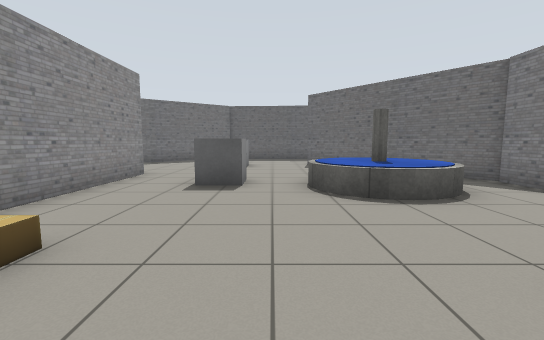
View 1 (above)

17 first-person views from a walk through a world built for the Gazebo simulator. The camera is 0.94 m above the floor, tilts 6° down and sees 90° across. The floor is counted in squares, 1 m on a side. Each view is taken from the middle of a square. On the plan, view 1 faces up. The plan holds only what a view shows up to about 11 squares ahead; the rest is blank. Robots are left out. Simple patterns stand in for the simulator's built-in surfaces. Some stock models are drawn as simple stand-ins. Some surface patterns are stand-ins.

View 2
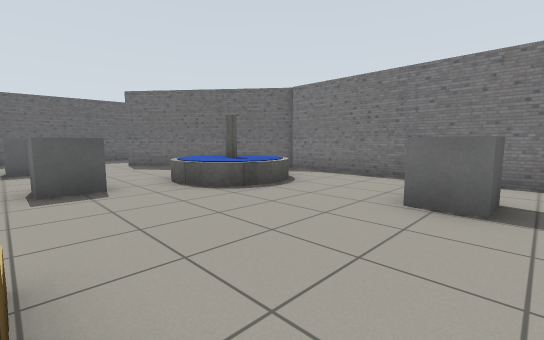

View 3
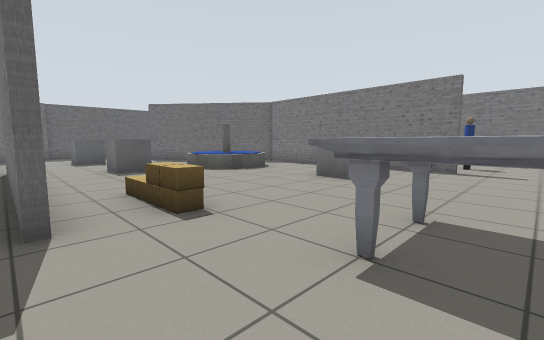

View 4
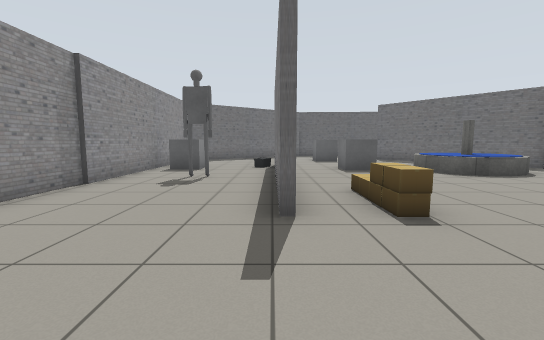

View 5
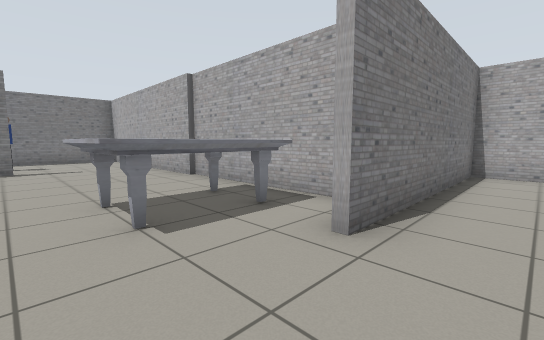

View 6
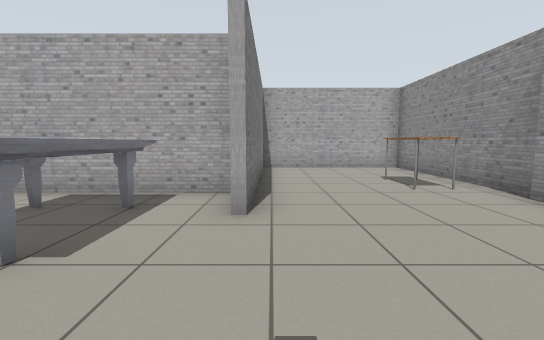

View 7
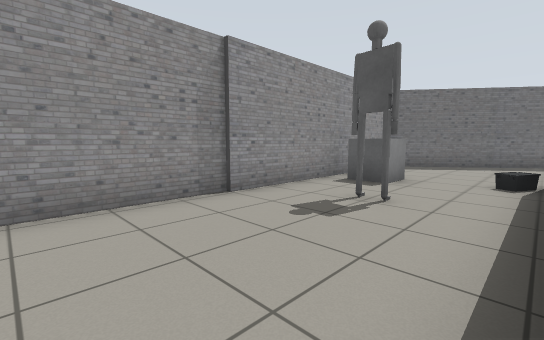

View 8
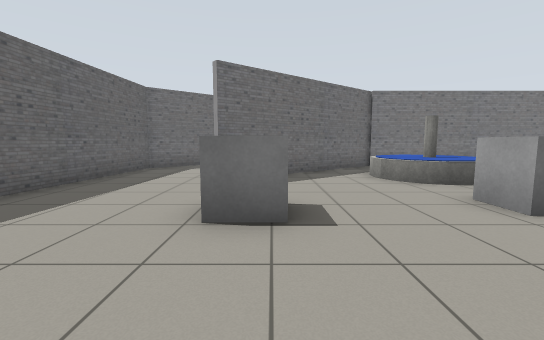

View 9
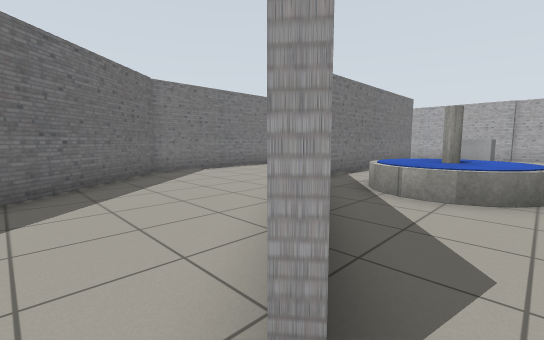

View 10
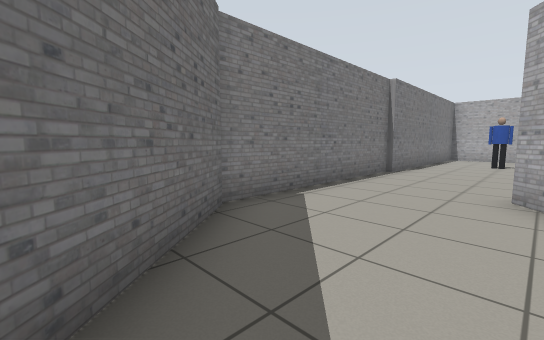

View 11
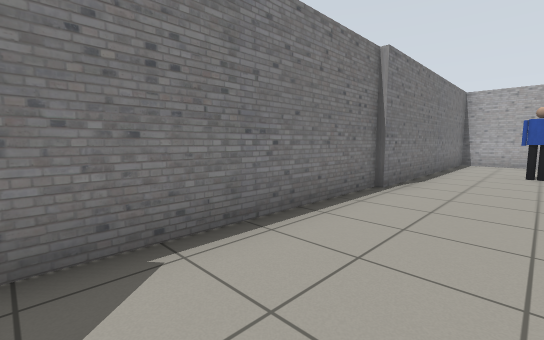

View 12
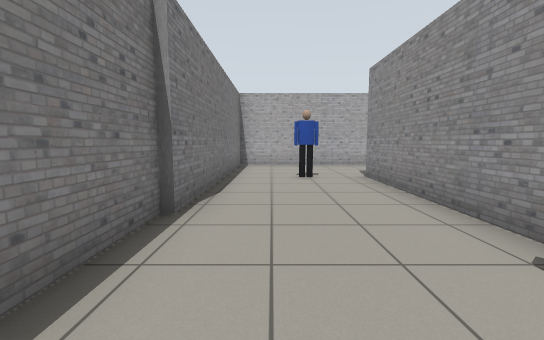

View 13
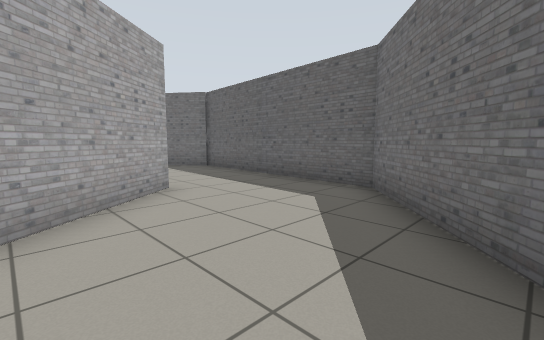

View 14
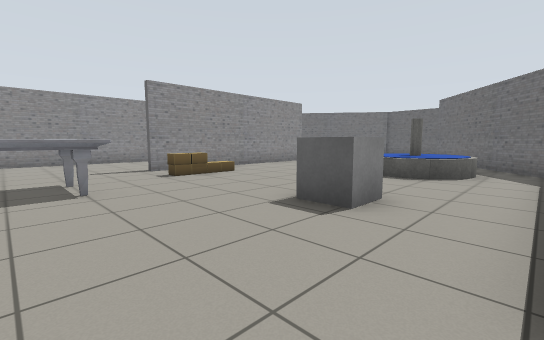

View 15
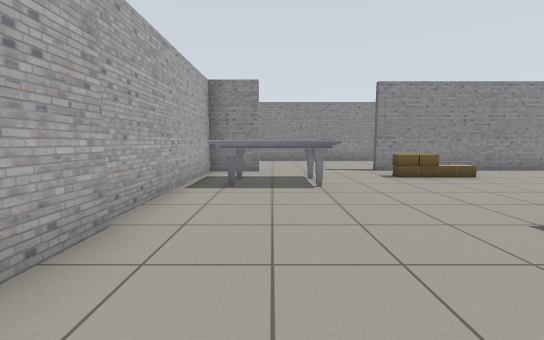

View 16
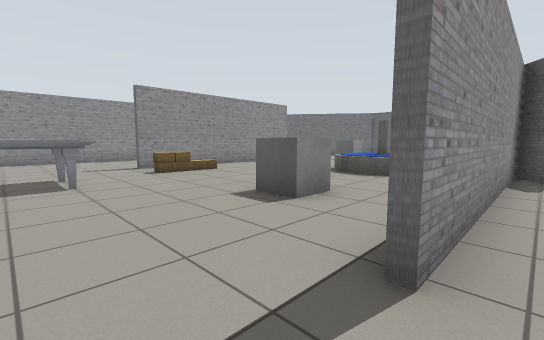

View 17
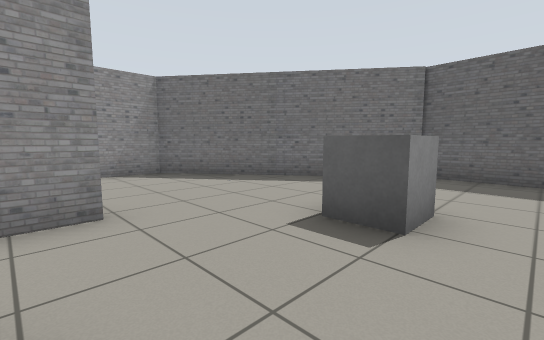

### Floor plan
Points are (right, up) in squares from view 1. A wall is a line through its corners. A room is listed if a view was taken in it or the views show most of it. See-through windows are left out.
Room 1 (views 1, 2, 3, 4, 5, 6, 7, 8, 9, 10, 11, 12, 13, 14, 15, 16, 17)
walls: (-3.9, 0.2) (-3.9, 6.4); (-3.7, 6.5) (-3.7, 0.2); (5.5, 6.2) (5.5, -1.2); (6, 5.5) (1.4, 11.3); (6, 6) (6.3, 5.5); (5.3, -1.2) (5.3, 6.4); (-3.5, -3.4) (-3.5, -4.9) (2.1, -5); (2, -4.8) (9.3, -4.8) (9.3, 2.6); (1.6, 11.4) (3.6, 8.9); (9.4, 2.5) (9.4, 8.6) (4.6, 14.3) (-2.4, 14.8); (-8.5, -4.6) (-8.5, -9.7) (-3.7, -9.8) (-3.7, -3.4); (-2.2, 14.7) (-8.2, 10.3) (-8.2, -4.4)
objects: table (-7, -6) to (-7, -5); other object (-7, 6) to (-7, 7); other object (-6, 4); other object (-4, 7); marble table (-2, -4) to (-1, -2); cardboard box (-2, 1); cardboard box (-2, 2); other object (-2, 10) to (-1, 11); other object (-1, 6); fountain (1, 5) to (4, 7); other object (2, 1) to (3, 1); person (7, -1)

Positions as (right, up) in squares from view 1, and headings:
1: (0, 0), facing up
2: (-2, 0), facing up-right
3: (-4, -3), facing up-right
4: (-4, -3), facing up
5: (-5, -1), facing down-right
6: (-4, 0), facing down
7: (-4, 0), facing up-left
8: (-5, 10), facing right
9: (1, 12), facing down-right
10: (6, 11), facing down-right
11: (7, 8), facing down-right
12: (8, 6), facing down
13: (7, 9), facing up-left
14: (5, -3), facing up-left
15: (5, -3), facing left
16: (6, -3), facing up-left
17: (0, 7), facing up-left
